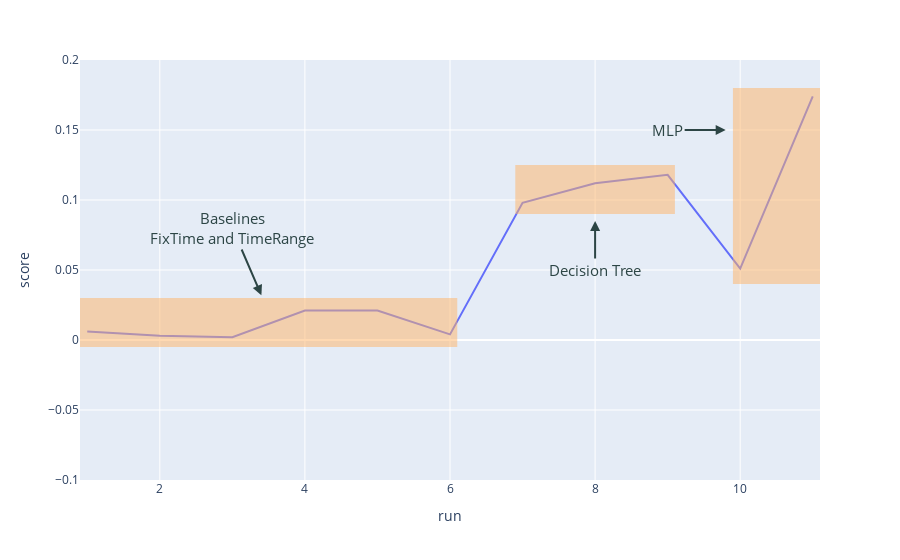

Notebook code cell kept with this figure:
### Markdown cell above
## Visuals

### Code cell
fig = px.line(runs, x="run", y="score")

fig.update_layout(yaxis_range=[-0.1,0.2])

# Baseline
fig.add_shape(type="rect",
    x0=0.9, y0=-0.005, x1=6.1, y1=0.03,
    fillcolor="#FFB366",
    opacity=0.5,
    line_width=0
)

# Decision-Tree
fig.add_shape(type="rect",
    x0=6.9, y0=0.09, x1=9.1, y1=0.125,
    fillcolor="#FFB366",
    opacity=0.5,
    line_width=0
)

# MLP
fig.add_shape(type="rect",
    x0=9.9, y0=0.04, x1=11.1, y1=0.18,
    fillcolor="#FFB366",
    opacity=0.5,
    line_width=0
)


anno_baseline = {
    'x': 3.4, # end of the arrow
    'y': 0.032,
    'xref': 'x', 
    'yref': 'y', 
    'text': 'Baselines<br />FixTime and TimeRange',
    'font': {'size': 15, 'color': '#2C4545'}, 
    'arrowhead': 2, 
    'arrowsize': 1, 
    'arrowwidth': 2, 
    'arrowcolor': '#2C4545',
    'ax': 3, # start of the arrow / text position  
    'ay': 0.08, 
    'axref': 'x', 
    'ayref': 'y'
}


anno_decision_tree = {
    'x': 8, # end of the arrow
    'y': 0.085,
    'xref': 'x', 
    'yref': 'y', 
    'text': 'Decision Tree',
    'font': {'size': 15, 'color': '#2C4545'}, 
    'arrowhead': 2, 
    'arrowsize': 1, 
    'arrowwidth': 2, 
    'arrowcolor': '#2C4545',
    'ax': 8, # start of the arrow / text position  
    'ay': 0.05, 
    'axref': 'x', 
    'ayref': 'y'
}

anno_mlp = {
    'x': 9.8, # end of the arrow
    'y': 0.15,
    'xref': 'x', 
    'yref': 'y', 
    'text': 'MLP',
    'font': {'size': 15, 'color': '#2C4545'}, 
    'arrowhead': 2, 
    'arrowsize': 1, 
    'arrowwidth': 2, 
    'arrowcolor': '#2C4545',
    'ax': 9, # start of the arrow / text position  
    'ay': 0.15, 
    'axref': 'x', 
    'ayref': 'y'
}

fig.add_annotation(anno_baseline)
fig.add_annotation(anno_decision_tree)
fig.add_annotation(anno_mlp)

fig.show()

### Figure 1 — Plotly figure (JSON) as saved in the notebook; plotly's stock layout.template omitted (floating-point values rounded to 4 significant figures)
{"data": [{"hovertemplate": "run=%{x}<br>score=%{y}<extra></extra>", "legendgroup": "", "line": {"color": "#636efa", "dash": "solid"}, "marker": {"symbol": "circle"}, "mode": "lines", "name": "", "orientation": "v", "showlegend": false, "type": "scatter", "x": [1, 2, 3, 4, 5, 6, 7, 8, 9, 10, 11], "xaxis": "x", "y": [0.006, 0.003, 0.002, 0.021, 0.021, 0.004, 0.098, 0.112, 0.118, 0.051, 0.174], "yaxis": "y"}], "layout": {"annotations": [{"arrowcolor": "#2C4545", "arrowhead": 2, "arrowsize": 1, "arrowwidth": 2, "ax": 3, "axref": "x", "ay": 0.08, "ayref": "y", "font": {"color": "#2C4545", "size": 15}, "text": "Baselines<br />FixTime and TimeRange", "x": 3.4, "xref": "x", "y": 0.032, "yref": "y"}, {"arrowcolor": "#2C4545", "arrowhead": 2, "arrowsize": 1, "arrowwidth": 2, "ax": 8, "axref": "x", "ay": 0.05, "ayref": "y", "font": {"color": "#2C4545", "size": 15}, "text": "Decision Tree", "x": 8, "xref": "x", "y": 0.085, "yref": "y"}, {"arrowcolor": "#2C4545", "arrowhead": 2, "arrowsize": 1, "arrowwidth": 2, "ax": 9, "axref": "x", "ay": 0.15, "ayref": "y", "font": {"color": "#2C4545", "size": 15}, "text": "MLP", "x": 9.8, "xref": "x", "y": 0.15, "yref": "y"}], "legend": {"tracegroupgap": 0}, "margin": {"t": 60}, "shapes": [{"fillcolor": "#FFB366", "line": {"width": 0}, "opacity": 0.5, "type": "rect", "x0": 0.9, "x1": 6.1, "y0": -0.005, "y1": 0.03}, {"fillcolor": "#FFB366", "line": {"width": 0}, "opacity": 0.5, "type": "rect", "x0": 6.9, "x1": 9.1, "y0": 0.09, "y1": 0.125}, {"fillcolor": "#FFB366", "line": {"width": 0}, "opacity": 0.5, "type": "rect", "x0": 9.9, "x1": 11.1, "y0": 0.04, "y1": 0.18}], "xaxis": {"anchor": "y", "domain": [0, 1], "title": {"text": "run"}}, "yaxis": {"anchor": "x", "domain": [0, 1], "range": [-0.1, 0.2], "title": {"text": "score"}}}}
